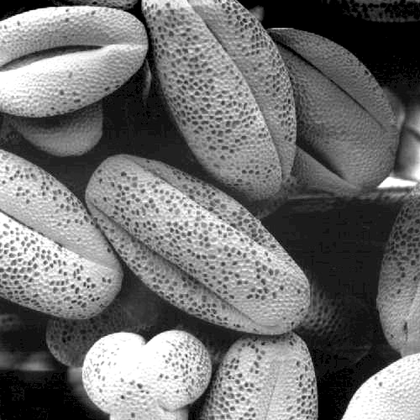
%> input picture Image Processing/match1.tif, 420 x 420 px, shrunk from 500 x 500 before the run
$ octave hist_match.m   (GNU Octave 9; MATLAB toolbox functions it lacks are replaced by stand-ins)
%> lines starting %> are read from the running program, lines starting %| are printed output that depends on the picture
    input = imread('match1.tif');
%> input is the input picture: size 420x420 uint8; min 0, max 255, mean 113.2
    desired = imread('match2.tif');
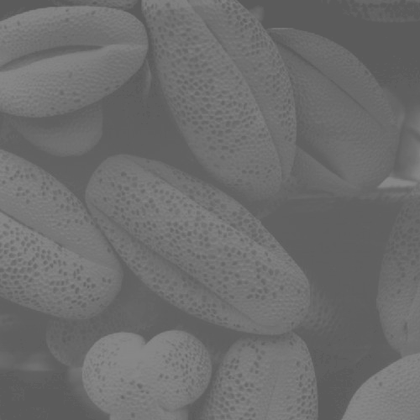
%> input picture Image Processing/match2.tif, 420 x 420 px, shrunk from 500 x 500 before the run
%> desired is the input picture: size 420x420 uint8; min 88, max 137, mean 109.1
    img2 = input;

    input_hist = imhist(input);
%> input_hist = 256 values, max 10370 at index 1, min 174 at index 8, mean 689.1
    output_hist = imhist(desired);
%> output_hist = 256 values, max 13308 at index 97, min 0 at index 1, mean 689.1

    inputMax = max(input_hist);
%> inputMax = 10370
    outputMax = max(output_hist);
%> outputMax = 13308

    [rInput,cInput] = size(input); %total pixel values of input image
%> rInput = 420; cInput = 420
    [rOutput,cOutput] = size(desired); %total pixel values of output image
%> rOutput = 420; cOutput = 420

    totalInput = rInput*cInput;
%> totalInput = 176400
    totalOutput = rOutput*cOutput;
%> totalOutput = 176400


    cummulativeInput = zeros(1,256);
    cummulativeOutput = zeros(1,256);

    cummulativeInput(1) = input_hist(1)/totalInput;
    cummulativeOutput(1) = output_hist(1)/totalOutput;

    for i = 2:256
        cummulativeInput(i) = cummulativeInput(i-1) + input_hist(i)/totalInput; %finding probablity and adding to cummulative
        cummulativeOutput(i) = cummulativeOutput(i-1) + output_hist(i)/totalOutput; %finding probablity and adding to cummulative
    end
%> after the loop, cummulativeInput = 256 values from 0.0588 to 1; cummulativeOutput = 256 values from 0 to 1

    for i = 1:256
          cummulativeInput(i) = floor(cummulativeInput(i)*inputMax); %floor both input and output image
          cummulativeOutput(i) = floor(cummulativeOutput(i)*outputMax);
    end
%> after the loop, cummulativeInput = 256 values from 609 to 10370; cummulativeOutput = 256 values from 0 to 13308

    map = zeros(1,256);

    for i = 1:256
        for j = 1:256
            if cummulativeInput(i) <= cummulativeOutput(j) %find out value for each  input cummulative which is greater than or equal from ouput cummulative and map that index
                map(i) = j;
                break;
            end
        end
    end
%> after the loop, map = 256 values from 92 to 120


    for i = 1:rInput
        for j = 1:cInput
            img2(i,j) = map(img2(i,j)+1); %make the original image by mapping
        end
    end


    subplot(2,3,1);
    imshow(input);
    title('Original Image');

     subplot(2,3,2);
    imshow(desired);
    title('Desired Image');

     subplot(2,3,3);
    imshow(img2);
    title('Matched Image');

    subplot(2,3,4);
    stem(imhist(input),'marker','none');
    title('Histogram of Original Image');

    subplot(2,3,5);
    stem(imhist(desired),'marker','none');
    title('Histogram of desired Image');

    subplot(2,3,6);
    stem(imhist(img2),'marker','none');
    title('Histogram of matched Image');
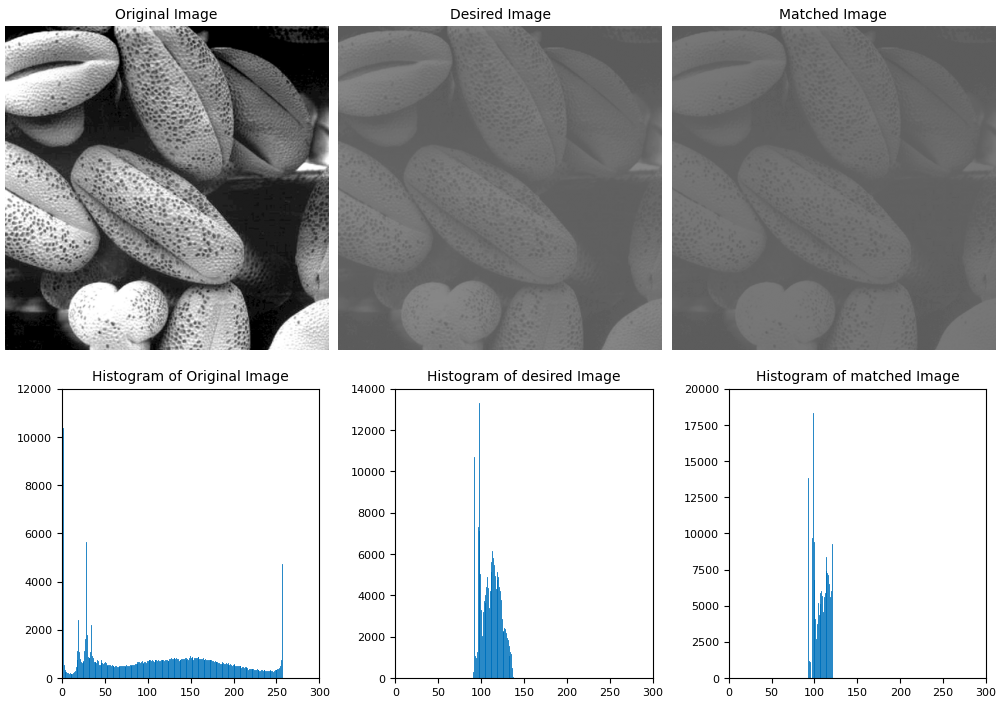
%> figure redrawn from the program's plot data, 6 panels
